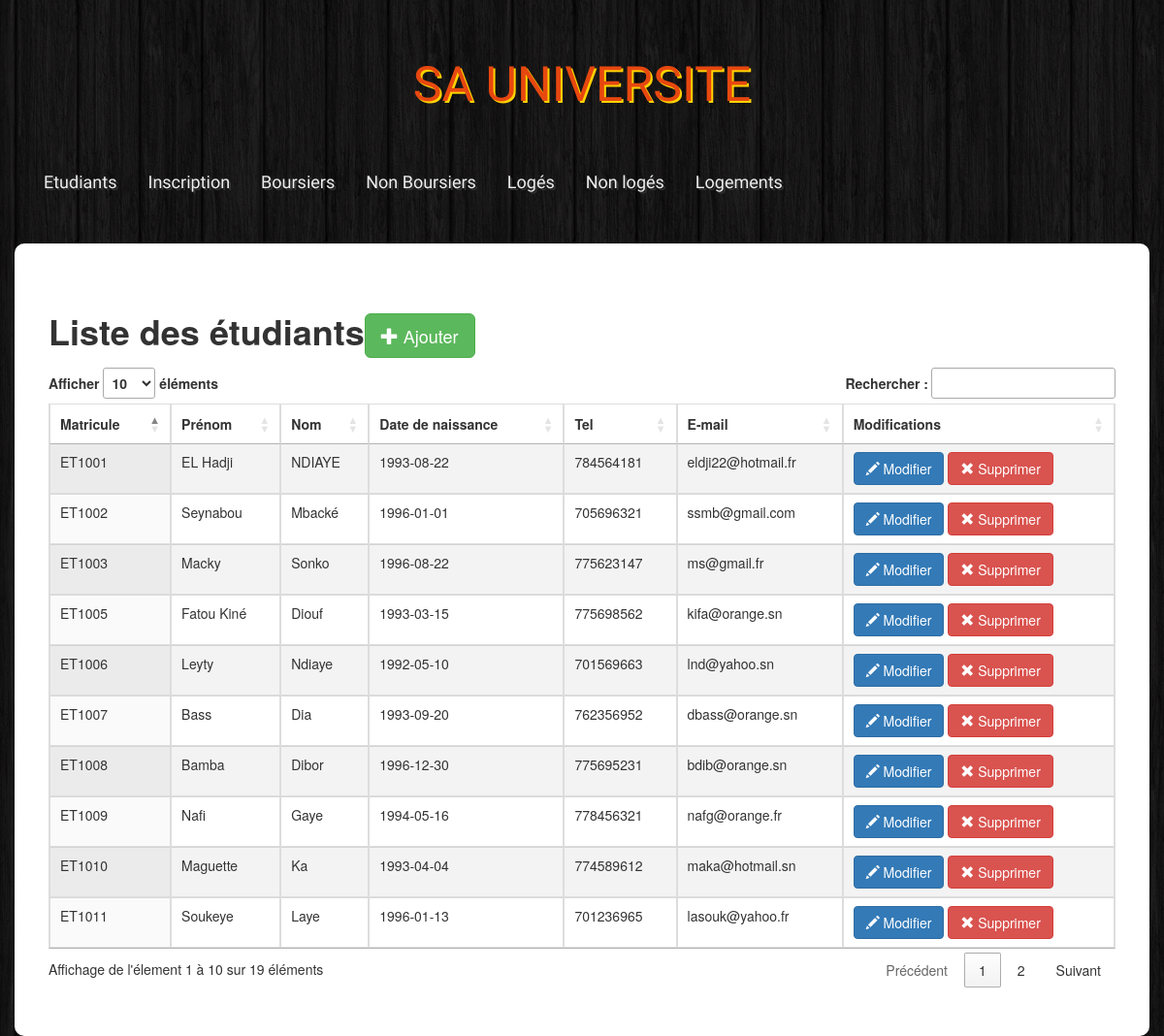
The page / on the database its author committed.
### tables this page shows
CREATE TABLE `etudiant` (
  `matricule` int(11) unsigned NOT NULL AUTO_INCREMENT,
  `nom` varchar(40) DEFAULT NULL,
  `prenom` varchar(40) DEFAULT NULL,
  `email` varchar(100) DEFAULT NULL,
  `tel` int(11) DEFAULT NULL,
  `date_naissance` date DEFAULT NULL,
  PRIMARY KEY (`matricule`),
  UNIQUE KEY `email` (`email`)
);

### class/EtudiantService.php (called while the page is built, shortened)
<?php
    class EtudiantService
    {
        private $_db;
        public function setDb(PDO $db)
        {
            $this->_db = $db;
            return $this;
        }
        public function findAll()
        {
            try
            {
                $q = $this->_db->query('SELECT * FROM etudiant');
                $etudiants = [];
                while($donnees = $q->fetch(PDO::FETCH_ASSOC))
                {
                    $etudiants[] = $donnees;
                }
            }
            catch(Exception $e)
            {
            }
            return $etudiants;
        }
    }
?>

### index.php (the view, shortened to what this page needs)
<?php require 'menu.php';?>
            <div class="container admin">
            <div class="row">
                <h1><strong>Liste des étudiants</strong><a href="insert.php" class="btn btn-success btn-lg"><span class="glyphicon glyphicon-plus"></span> Ajouter</a></h1>
                <table id="table" class="table table-striped table-bordered display" style="width:100%">
                  <thead>
                    <tr>
                      <th>Matricule</th>
                      <th>Prénom</th>
                      <th>Nom</th>
                      <th>Date de naissance</th>
                      <th>Tel</th>
                      <th>E-mail</th>
                      <th>Modifications</th>
                    </tr>
                  </thead>
                  <tbody>
                    <?php
                      $db = Database::connect('universite');
                      $service = new EtudiantService($db);
                      foreach($service->findAll() as $val)
                      {
                        echo '<tr>';
                        echo '<td>'."ET".$val['matricule'].'</td>';
                        echo '<td>'.$val['prenom'].'</td>';
                        echo '<td>'.$val['nom'].'</td>';
                        echo '<td>'.$val['date_naissance'].'</td>';
                        echo '<td>'.$val['tel'].'</td>';
                        echo '<td>'.$val['email'].'</td>';
                        echo '<td>';
                        echo '<a class="btn btn-primary" href="update.php?matricule='.$val['matricule'].'"><span class="glyphicon glyphicon-pencil"></span> Modifier</a>';
                        echo '<a class="btn btn-danger" href="delete.php?matricule='.$val['matricule'].'"><span class="glyphicon glyphicon-remove"></span> Supprimer</a>';
                        echo '</td>';
                        echo '</tr>';
                      }
                    ?>
                  </tbody>
                </table>
            </div>
        </div>
    </body>
</html>

### menu.php (shortened to what this page needs)
<!DOCTYPE html>
<html>
    <head>
        <link rel="stylesheet" href="https://maxcdn.bootstrapcdn.com/bootstrap/3.3.6/css/bootstrap.min.css">
        <link rel="stylesheet" type="text/css" href="https://cdn.datatables.net/1.10.19/css/jquery.dataTables.css">
        <link rel="stylesheet" href="css/styles.css">
    </head>
    <body>
        <div class="container site">
            <h1 class="text-logo"> SA UNIVERSITE </h1>
            <nav>
                <ul class="nav nav-pills">
                    <li class="after" ><a href="index.php" >Etudiants</a></li>
                    <li><a href="insert.php" >Inscription </a></li>
                    <li><a href="boursier.php" >Boursiers</a></li>
                    <li><a href="non_boursier.php" >Non Boursiers</a></li>
                    <li><a href="loge.php" >Logés</a></li>
                    <li><a href="non_loge.php" >Non logés</a></li>
                    <li><a href="batiment.php" >Logements</a></li>
                </ul>
            </nav>
        </div>

### css/styles.css (style rules this page uses)
body { background: url(../images/bg.png); }
.site { font-family: 'Holtwood One SC', sans-serif; }
.text-logo { font-family: 'Holtwood One SC', sans-serif; color: #e7480f; text-shadow: 2px 2px #ffd301; font-size: 50px; padding: 40px 0px; text-align: center; }
.nav { margin-bottom: 40px; }
.nav>li>a { color: #eee; font-size: 18px; text-shadow: 2px 2px #333; }
.admin { background: #fff; padding: 50px; border-radius: 10px; }

### rows shown on the page
etudiant: matricule "1001", prenom "EL Hadji", nom "NDIAYE", date_naissance "1993-08-22", tel "784564181", email "eldji22@hotmail.fr"
etudiant: matricule "1002", prenom "Seynabou", nom "Mbacké", date_naissance "1996-01-01", tel "705696321", email "ssmb@gmail.com"
etudiant: matricule "1003", prenom "Macky", nom "Sonko", date_naissance "1996-08-22", tel "775623147", email "ms@gmail.fr"
etudiant: matricule "1005", prenom "Fatou Kiné", nom "Diouf", date_naissance "1993-03-15", tel "775698562", email "kifa@orange.sn"
etudiant: matricule "1006", prenom "Leyty", nom "Ndiaye", date_naissance "1992-05-10", tel "701569663", email "lnd@yahoo.sn"
etudiant: matricule "1007", prenom "Bass", nom "Dia", date_naissance "1993-09-20", tel "762356952", email "dbass@orange.sn"
etudiant: matricule "1008", prenom "Bamba", nom "Dibor", date_naissance "1996-12-30", tel "775695231", email "bdib@orange.sn"
etudiant: matricule "1009", prenom "Nafi", nom "Gaye", date_naissance "1994-05-16", tel "778456321", email "nafg@orange.fr"
etudiant: matricule "1010", prenom "Maguette", nom "Ka", date_naissance "1993-04-04", tel "774589612", email "maka@hotmail.sn"
etudiant: matricule "1011", prenom "Soukeye", nom "Laye", date_naissance "1996-01-13", tel "701236965", email "lasouk@yahoo.fr"
